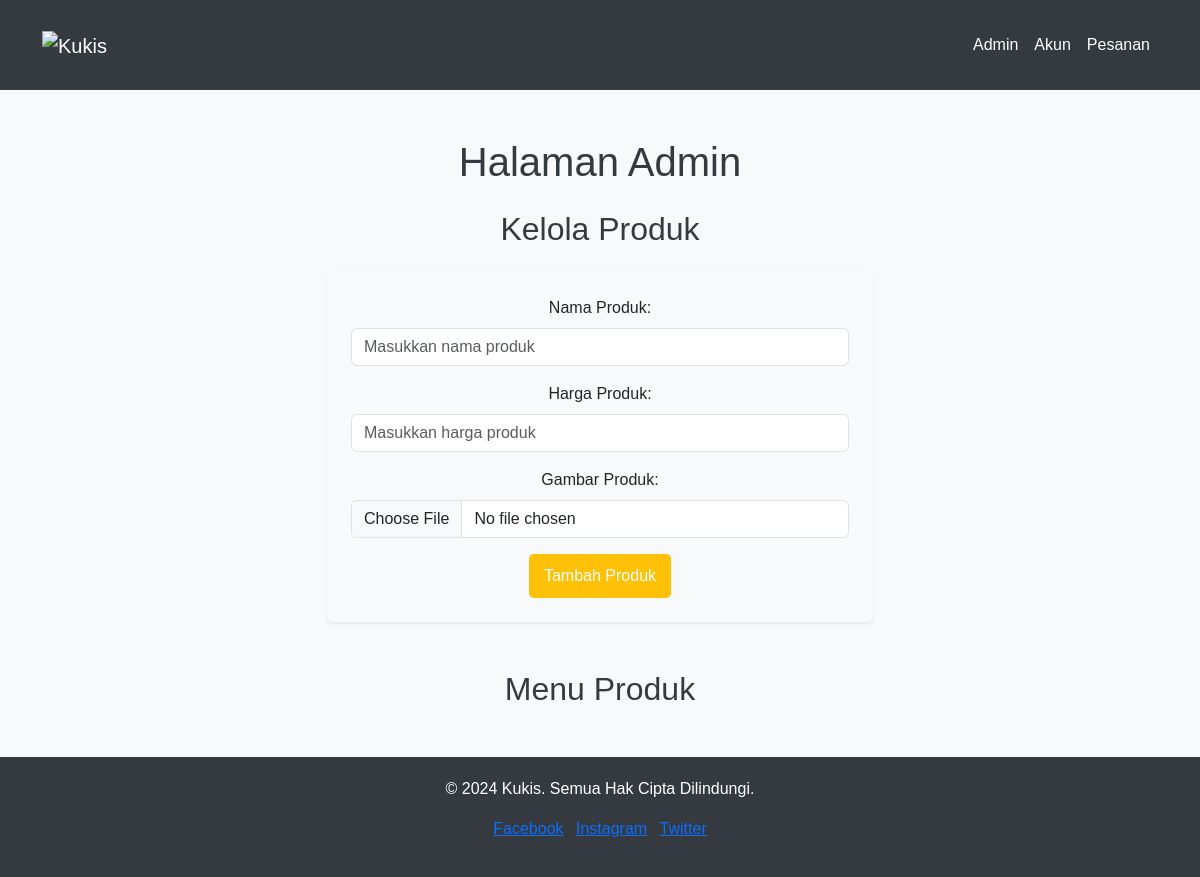
Before: /admin/admin.php with the older database file.
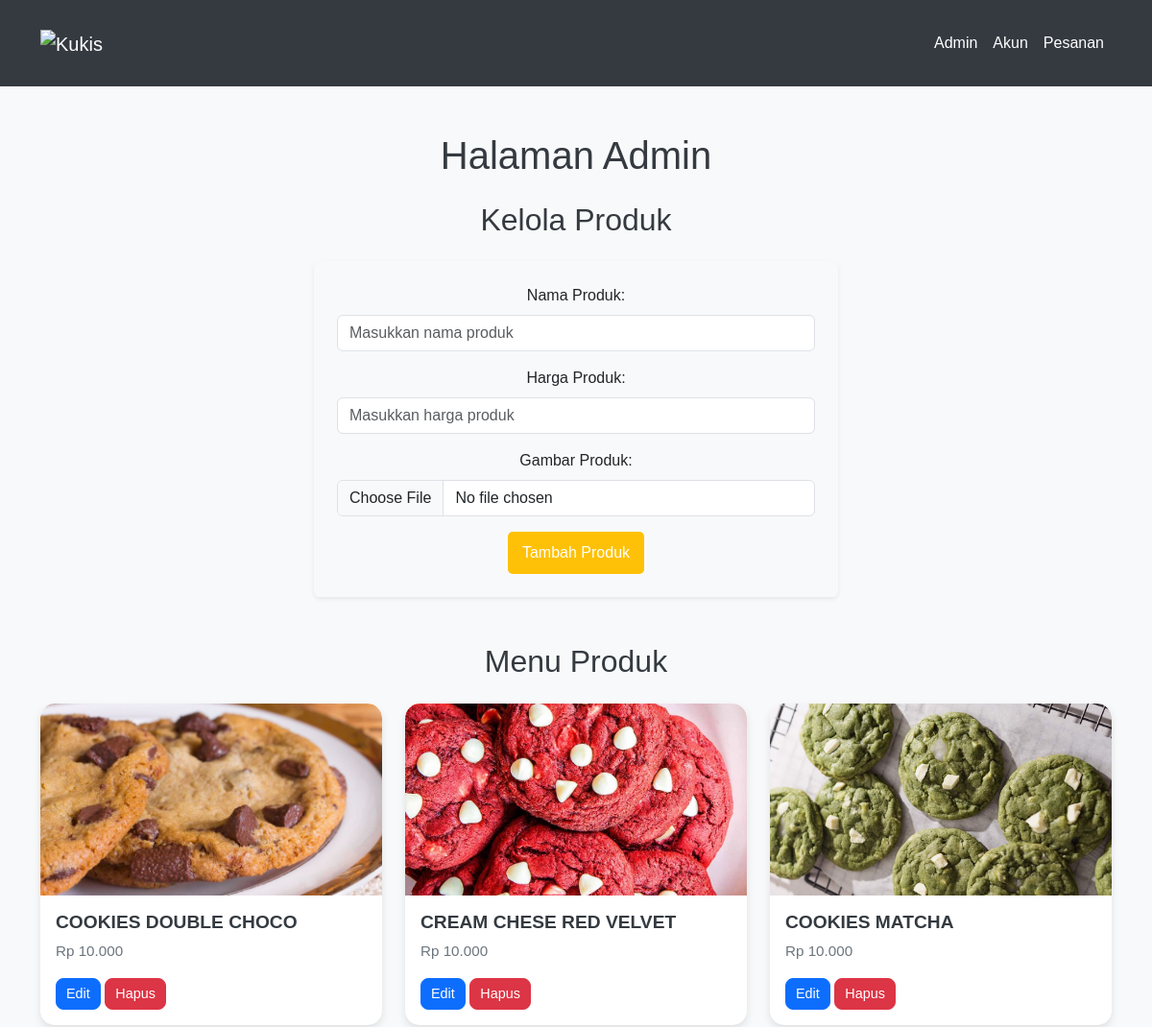
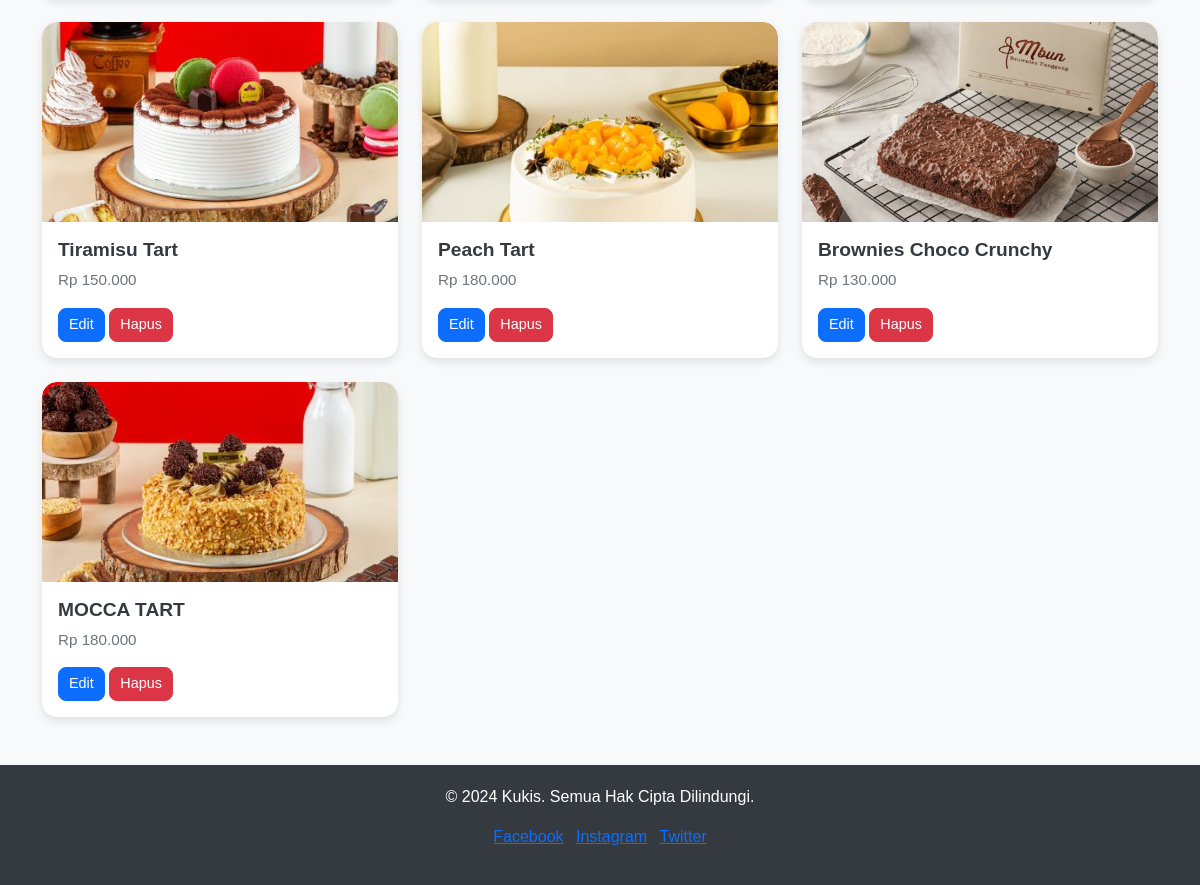
After: the same page with the newer database file (2 pictures, top to bottom).
### tables this page shows
CREATE TABLE `produk` (
  `id_produk` int NOT NULL,
  `nama_produk` varchar(100) NOT NULL,
  `harga_produk` decimal(10,2) NOT NULL,
  `gambar_produk` varchar(255) NOT NULL
);

### admin/admin.php (the view, shortened to what this page needs)
<?php
include 'config.php';
?>
<!DOCTYPE html>
<html lang="id">
<head>
    <link href="https://cdn.jsdelivr.net/npm/bootstrap@5.3.2/dist/css/bootstrap.min.css" rel="stylesheet">
</head>
<body>
    <header>
        <nav class="navbar navbar-expand-lg navbar-dark">
            <div class="container">
                <a class="navbar-brand logo" href="#">
                    <img src="/asset/image/logo_kukis.png" alt="Kukis">
                </a>
                <div class="collapse navbar-collapse" id="navbarNav">
                    <ul class="navbar-nav ms-auto menu">
                        <li class="nav-item"><a class="nav-link active" href="admin.php">Admin</a></li>
                        <li class="nav-item"><a class="nav-link" href="akun.php">Akun</a></li>
                        <li class="nav-item"><a class="nav-link" href="pesanan.php">Pesanan</a></li>
                    </ul>
                </div>
            </div>
        </nav>
    </header>
    <section class="admin container my-5">
    <div class="row">
        <div class="col-lg-6 mx-auto text-center">
            <h1 class="mb-4">Halaman Admin</h1>
            <h2 class="mb-4">Kelola Produk</h2>
            <form action="proses_tambah_produk.php" method="post" enctype="multipart/form-data" class="bg-light p-4 rounded shadow-sm">
                <div class="mb-3">
                    <label for="nama_produk" class="form-label">Nama Produk:</label>
                    <input type="text" id="nama_produk" name="nama_produk" class="form-control" placeholder="Masukkan nama produk" required>
                </div>
                <div class="mb-3">
                    <label for="harga_produk" class="form-label">Harga Produk:</label>
                    <input type="number" id="harga_produk" name="harga_produk" class="form-control" placeholder="Masukkan harga produk" required>
                </div>
                <div class="mb-3">
                    <label for="gambar_produk" class="form-label">Gambar Produk:</label>
                    <input type="file" id="gambar_produk" name="gambar_produk" class="form-control" accept="image/*" required>
                </div>
                <button type="submit" class="cta-button">Tambah Produk</button>
            </form>
        </div>
    </div>
        <div class="row mt-5">
            <div class="col-lg-12">
                <h2 class="mb-4 text-center">Menu Produk</h2>
                <div class="row row-cols-1 row-cols-sm-2 row-cols-md-3 g-4">
                    <?php
                    $query = "SELECT * FROM produk";
                    $result = mysqli_query($conn, $query);
                    if (mysqli_num_rows($result) > 0) {
                        while ($row = mysqli_fetch_assoc($result)) {
                            echo '<div class="col">';
                            echo '  <div class="card h-100">';
                            echo '      <img src="uploads/' . $row['gambar_produk'] . '" class="card-img-top" alt="' . htmlspecialchars($row['nama_produk']) . '">';
                            echo '      <div class="card-body">';
                            echo '          <h5 class="card-title">' . htmlspecialchars($row['nama_produk']) . '</h5>';
                            echo '          <p class="card-text">Rp ' . number_format($row['harga_produk'], 0, ",", ".") . '</p>';
                            echo '          <div class="action-buttons">';
                            echo '              <a href="edit_produk.php?id=' . $row['id_produk'] . '" class="btn btn-primary btn-sm">Edit</a>';
                            echo '              <a href="hapus_produk.php?id=' . $row['id_produk'] . '" class="btn btn-danger btn-sm">Hapus</a>';
                            echo '          </div>';
                            echo '      </div>';
                            echo '  </div>';
                            echo '</div>';
                        }
                    }
                    ?>
                </div>
            </div>
        </div>
    </section>
    <footer>
        <p>&copy; 2024 Kukis. Semua Hak Cipta Dilindungi.</p>
        <ul class="list-inline">
            <li class="list-inline-item"><a href="#">Facebook</a></li>
            <li class="list-inline-item"><a href="#">Instagram</a></li>
            <li class="list-inline-item"><a href="#">Twitter</a></li>
        </ul>
    </footer>
</body>
</html>

Changed rows visible on the page:
added produk: gambar_produk (picture), nama_produk "COOKIES DOUBLE CHOCO", harga_produk "10.000"
added produk: gambar_produk (picture), nama_produk "CREAM CHESE RED VELVET", harga_produk "10.000"
added produk: gambar_produk (picture), nama_produk "COOKIES MATCHA", harga_produk "10.000"
added produk: gambar_produk (picture), nama_produk "Tiramisu Tart", harga_produk "150.000"
added produk: gambar_produk (picture), nama_produk "Peach Tart", harga_produk "180.000"
added produk: gambar_produk (picture), nama_produk "Brownies Choco Crunchy", harga_produk "130.000"
added produk: gambar_produk (picture), nama_produk "MOCCA TART", harga_produk "180.000"
